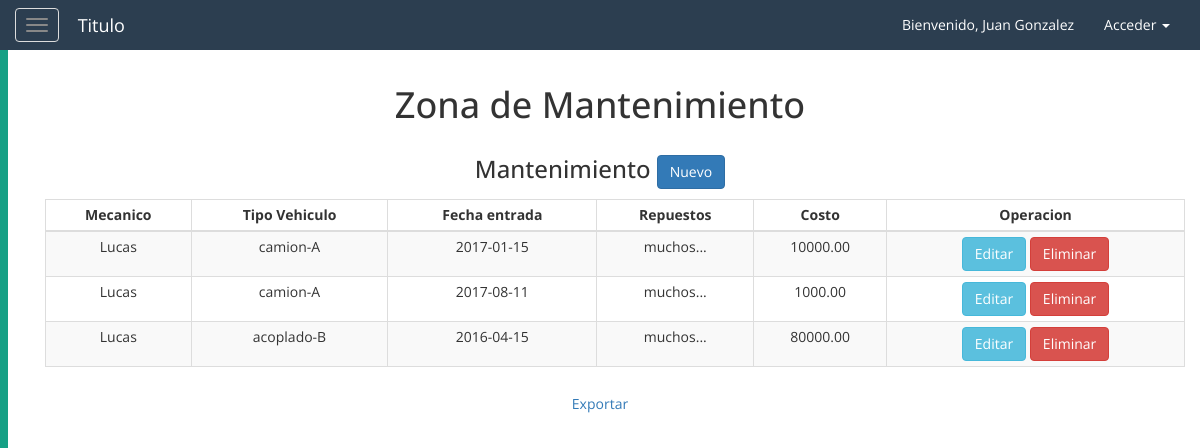
The app's page /php/mantenimiento_vehiculo.php (signed in) with its own data.
### tables this page shows
CREATE TABLE `mantenimiento` (
  `idMantenimiento` int NOT NULL AUTO_INCREMENT,
  `idUsuario` int NOT NULL,
  `idVehiculo` int NOT NULL,
  `tipo_vehiculo` varchar(45) NOT NULL,
  `fecha_entrada` date NOT NULL,
  `fecha_salida` date NOT NULL,
  `repuestos` varchar(80) NOT NULL,
  `km_unidad` varchar(80) NOT NULL,
  `externo` BOOLEAN NOT NULL,
  `ext_descripcion` varchar(80) DEFAULT NULL,
  `costo` DECIMAL(12,2) NOT NULL,
  primary key(idMantenimiento),
  FOREIGN KEY (idUsuario) REFERENCES usuario(idUsuario),
  FOREIGN KEY (idVehiculo) REFERENCES vehiculo(idVehiculo),
  FOREIGN KEY (tipo_vehiculo) REFERENCES vehiculo(tipo_vehiculo)
);

CREATE TABLE `usuario` (
  `idUsuario` int NOT NULL AUTO_INCREMENT,
  `nombre` varchar(45) DEFAULT NULL,
  `rol` enum('chofer','admin','supervisor','mecanico') NOT NULL DEFAULT 'chofer',
  `password` varchar(50) NOT NULL,
  `num_doc` int(11) NOT NULL,
  `tipo_doc` varchar(45) NOT NULL,
  `fecha_nacimiento` date DEFAULT NULL,
  primary key(idUsuario)
);

### php/conexion/control.php (called while the page is built, shortened)
<?php
    class controlDB{
        function __construct(){
            try{
            $host="localhost";
            $db_name="logistica";
            $user="root";
            $pass="";
            $this->con=mysqli_connect($host,$user,$pass) or die("Error en la conexion");
            mysqli_select_db($this->con,$db_name) or die("no se encontro bbdd");
            }catch(Exception $ex){
                throw $ex;
            }
        }
        function consultar($sql){
        $link=$this->con;
        $stmt = mysqli_prepare($link, $sql);
         mysqli_stmt_execute($stmt);
            $result = $stmt->get_result();
        $data=null;
        while($fila=$result->fetch_assoc()){
            $data[]=$fila;
        }
        return $data;
        }
    }
?>

### php/mantenimiento/mostrar.php (the view, shortened to what this page needs)
<?php
    require_once '/conexion/control.php';
    $obj = new controlDB();
    $datos=$obj->consultar("select  m.tipo_vehiculo,m.fecha_entrada,m.repuestos,m.costo,u.nombre
        from mantenimiento m
        join usuario u on
        u.idUsuario=m.idUsuario");
?>
<div class="continer">
    <div class="row">
        <div class="col">
            <h1>Zona de Mantenimiento</h1>
        </div>
    </div>
    <div class="row">
        <div class="col">
            <h3>Mantenimiento <a href="#" class="btn btn-primary">Nuevo</a></h3>
        </div>
    </div>
</div>
<div class="container">
    <div class="row">
        <div class="col-lg-12 col-md-12 col-sm-12 col-xs-12">
            <div class="table-responsive">
            <table class="table table-striped table-bordered table-condensed table-hover">
				<thead>
					<th  class="text-center">Mecanico</th>
					<th  class="text-center">Tipo Vehiculo</th>
					<th  class="text-center">Fecha entrada</th>
					<th  class="text-center">Repuestos</th>
					<th  class="text-center">Costo</th>
					<th  class="text-center">Operacion</th>
				</thead>
                <?php foreach($datos as $td){ ?>
				<tr>
					<td><?php echo $td['nombre'];?></td>
					<td><?php echo $td['tipo_vehiculo'];?></td>
					<td><?php echo $td['fecha_entrada'];?></td>
					<td><?php echo $td['repuestos'];?></td>
					<td><?php echo $td['costo'];?></td>
					<td class="text-center">
						<a href="#">
                            <button class="btn btn-info">Editar</button>
                        </a>
                         <a href="#" class="btn btn-danger">Eliminar</button></a>
					</td>
				</tr>
			    <?php } ?>
			</table>
            </div>
        </div>
    </div>
</div>
<div class="row">
    <a href="#" class="btn btn-link" target="_blank" >Exportar</a>
</div>

### css/estilos.css (style rules this page uses)
* { font-family: 'Open Sans', sans-serif; }

### records on screen
mantenimiento: idUsuario.nombre "Lucas", tipo_vehiculo "camion-A", fecha_entrada "2017-01-15", repuestos "muchos...", costo "10000.00"
mantenimiento: idUsuario.nombre "Lucas", tipo_vehiculo "camion-A", fecha_entrada "2017-08-11", repuestos "muchos...", costo "1000.00"
mantenimiento: idUsuario.nombre "Lucas", tipo_vehiculo "acoplado-B", fecha_entrada "2016-04-15", repuestos "muchos...", costo "80000.00"

### other values on screen
$_SESSION['usuario'] "Juan Gonzalez"
